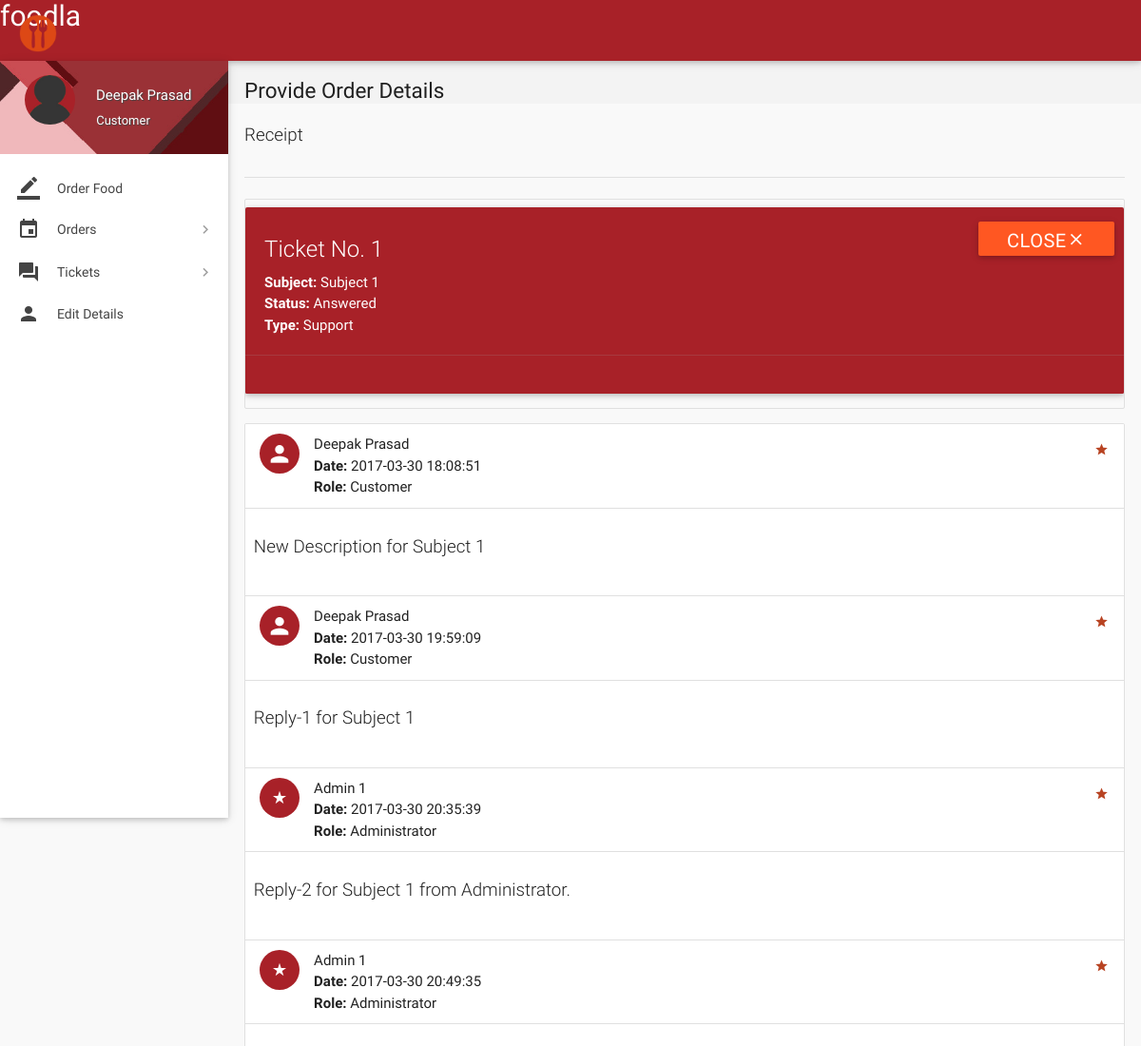
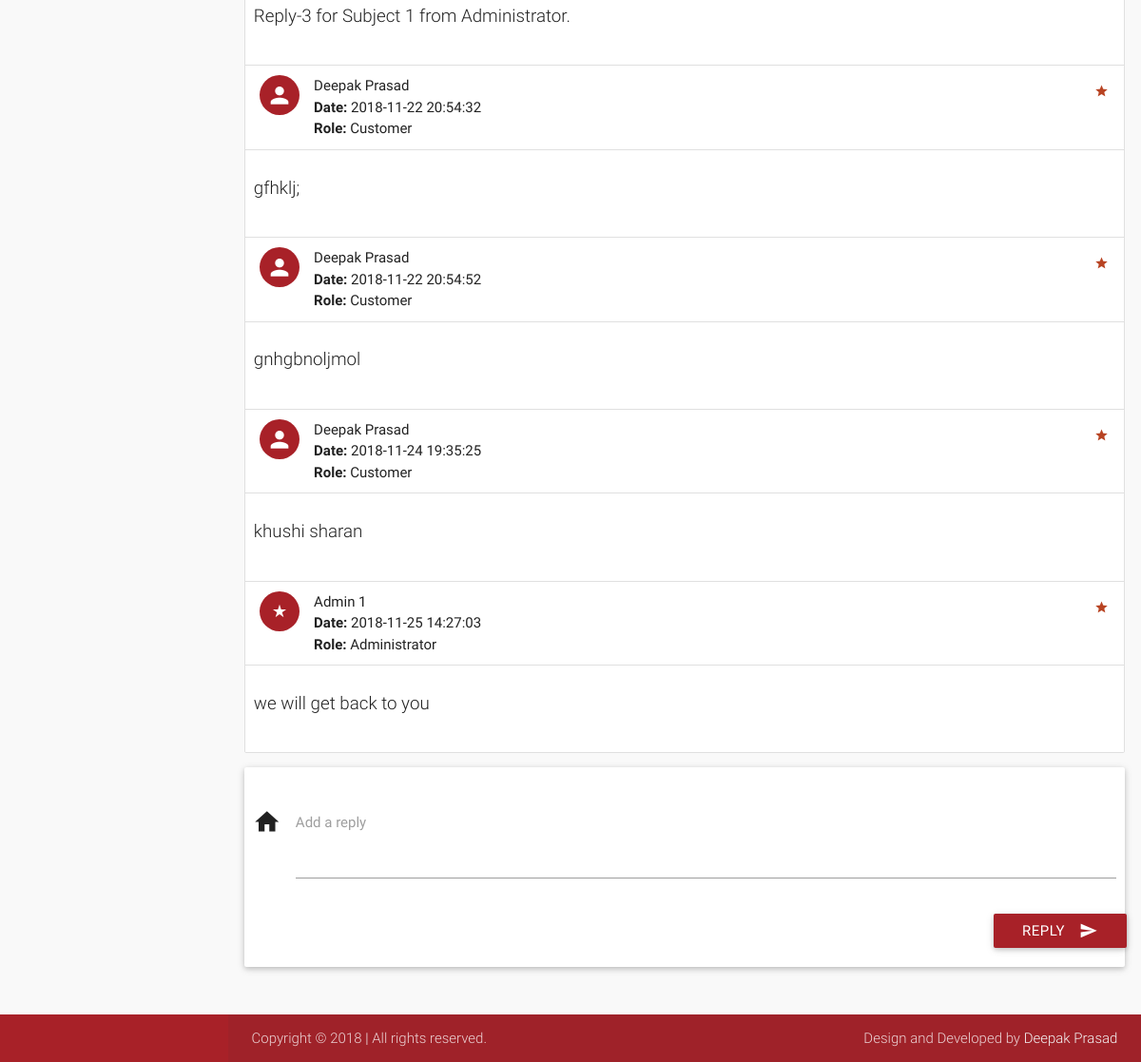
/view-ticket.php?id=1 (signed in), run on the app's committed database (2 pictures, top to bottom).
### tables this page shows
CREATE TABLE `tickets` (
  `id` int(11) NOT NULL,
  `poster_id` int(11) NOT NULL,
  `subject` varchar(100) NOT NULL,
  `description` varchar(3000) NOT NULL,
  `status` varchar(8) NOT NULL DEFAULT 'Open',
  `type` varchar(30) NOT NULL DEFAULT 'Others',
  `date` datetime NOT NULL DEFAULT CURRENT_TIMESTAMP,
  `deleted` tinyint(4) NOT NULL DEFAULT '0'
);

CREATE TABLE `ticket_details` (
  `id` int(11) NOT NULL,
  `ticket_id` int(11) NOT NULL,
  `user_id` int(11) NOT NULL,
  `description` varchar(1000) NOT NULL,
  `date` datetime NOT NULL DEFAULT CURRENT_TIMESTAMP
);

CREATE TABLE `users` (
  `id` int(11) NOT NULL,
  `role` varchar(15) NOT NULL DEFAULT 'Customer',
  `name` varchar(15) NOT NULL,
  `username` varchar(10) NOT NULL,
  `password` varchar(16) NOT NULL,
  `email` varchar(35) DEFAULT NULL,
  `address` varchar(300) DEFAULT NULL,
  `contact` bigint(11) NOT NULL,
  `verified` tinyint(1) NOT NULL DEFAULT '0',
  `deleted` tinyint(4) NOT NULL DEFAULT '0'
);

### includes/wallet.php (called while the page is built, shortened)
<?php
$user_id=$_SESSION['user_id'];
?>

### includes/connect.php (called while the page is built, shortened)
<?php
if(isset($_SESSION['name'])){
$name = $_SESSION['name'];
$role = $_SESSION['role'];}
?>

### view-ticket.php (the view, shortened to what this page needs)
<?php
include 'includes/connect.php';
include 'includes/wallet.php';
$continue=0;
if($_SESSION['customer_sid']==session_id())
{
		$ticket_id = $_GET['id'];
		$sql1 = "SELECT * FROM tickets where poster_id = $user_id AND id = $ticket_id AND not deleted;";
		if(mysqli_num_rows(mysqli_query($con,$sql1))>0){
			$row  = $con->query($sql1)->fetch_assoc();
			$type = $row['type'];
			$subject = $row['subject'];
			$status = $row['status'];
			$continue=1;
		}
		else
			$continue = 0;
}
if($continue){
?>
<!DOCTYPE html>
<html lang="en">
<head>
  <link href="css/materialize.min.css" type="text/css" rel="stylesheet" media="screen,projection">
  <link href="css/style.min.css" type="text/css" rel="stylesheet" media="screen,projection">
  <link href="css/custom/custom.min.css" type="text/css" rel="stylesheet" media="screen,projection">
  <link href="js/plugins/perfect-scrollbar/perfect-scrollbar.css" type="text/css" rel="stylesheet" media="screen,projection">
</head>
<body>
  <header id="header" class="page-topbar">
        <div class="navbar-fixed">
            <nav class="navbar-color">
                <div class="nav-wrapper">
                    <ul class="left">
											<li><h1 class="logo-wrapper"><a href="index.php" class="brand-logo darken-1"><img src="images/logo.png" style="height:40px;width:40px;"alt="logo"></a> <span>foodla</span></h1></li>
                    </ul>
                </div>
            </nav>
        </div>
  </header>
  <div id="main">
    <div class="wrapper">
      <aside id="left-sidebar-nav">
        <ul id="slide-out" class="side-nav fixed leftside-navigation">
            <li class="user-details cyan darken-2">
            <div class="row">
                <div class="col col s4 m4 l4">
                    <img src="images/avatar.jpg" alt="" class="circle responsive-img valign profile-image">
                </div>
                <div class="col col s8 m8 l8">
                    <a class="btn-flat dropdown-button waves-effect waves-light white-text profile-btn" href="#" data-activates="profile-dropdown"><?php echo $name;?> <i class="mdi-navigation-arrow-drop-down right"></i></a>
                    <p class="user-roal"><?php echo $role;?></p>
                </div>
            </div>
            </li>
            <li class="bold"><a href="index.php" class="waves-effect waves-cyan"><i class="mdi-editor-border-color"></i> Order Food</a>
            </li>
                <li class="no-padding">
                    <ul class="collapsible collapsible-accordion">
                        <li class="bold"><a class="collapsible-header waves-effect waves-cyan"><i class="mdi-editor-insert-invitation"></i> Orders</a>
                        </li>
                    </ul>
                </li>
                <li class="no-padding">
                    <ul class="collapsible collapsible-accordion">
                        <li class="bold"><a class="collapsible-header waves-effect waves-cyan"><i class="mdi-action-question-answer"></i> Tickets</a>
                        </li>
                    </ul>
                </li>
            <li class="bold"><a href="details.php" class="waves-effect waves-cyan"><i class="mdi-social-person"></i> Edit Details</a>
            </li>
        </ul>
        </aside>
      <section id="content">
        <div id="breadcrumbs-wrapper">
          <div class="container">
            <div class="row">
              <div class="col s12 m12 l12">
                <h5 class="breadcrumbs-title">Provide Order Details</h5>
              </div>
            </div>
          </div>
        </div>
        <div class="container">
          <p class="caption">Receipt</p>
          <div class="divider"></div>
<div class="section">
                                <?php
								echo '<ul id="task-card" class="collection with-header">
									<div id="card-alert" class="card cyan">
										<div class="card-content white-text">
										<span class="card-title white-text darken-1">Ticket No. '.$ticket_id.'</span>
										<p><strong>Subject: </strong>'.$subject.'</p>
										<p><strong>Status: </strong>'.$status.'</p>
										<p><strong>Type: </strong>'.$type.'</p>
										</div>
										<div class="card-action cyan">
										<form method="post" action="routers/ticket-status.php">
										<input type="hidden" name="ticket_id" value="'.$ticket_id.'">
										<input type="hidden" name="status" value="'.($status != 'Closed' ? 'Closed' : 'Open').'">
										<button class="waves-effect waves-light deep-orange btn white-text" type="submit" name="action">'
										.($status != 'Closed' ? 'Close<i class="mdi-navigation-close"></i>' : 'Reopen<i class="mdi-navigation-check"></i>').'
										</button>
										</form>
										</div>
									</div>
                                </ul>';
								echo '<ul id="issues-collection" class="collection">';
								$sql1 = mysqli_query($con, "SELECT * from ticket_details WHERE ticket_id = $ticket_id;");
								while($row1 = mysqli_fetch_array($sql1)){
									$sql2 = "SELECT * FROM users WHERE id = ".$row1['user_id'].";";
									if(mysqli_num_rows(mysqli_query($con,$sql2))>0){
										$row2  = $con->query($sql2)->fetch_assoc();
										$name = $row2['name'];
										$role1 = $row2['role'];
									}
								  echo '
								  <li class="collection-item avatar">
									  <i class="'.($role1=='Administrator' ? 'mdi-action-star-rate' : 'mdi-social-person').' cyan circle"></i>
									  <span class="collection-header"> '.$name.'</span>
									  <p><strong>Date:</strong> '.$row1['date'].'</p>
									  <p><strong>Role:</strong> '.$role1.'</p>
									  <a href="#" class="secondary-content">
									  <i class="mdi-action-grade"></i></a>
								  </li>
								  <li class="collection-item">
									  <div class="row">
									  <p class="caption">'.$row1['description'].'</p>
									  </div>
									  </li>';
								}
							  echo '</ul>';
							  if($status != 'Closed'){
							  echo '
							  <div class="card-panel">
                  <div class="row">
                    <form class="formValidate" id="formValidate" method="post" action="routers/ticket-message.php" novalidate="novalidate" class="col s12">
                      <div class="row">
					  <input type="hidden" name="role" value="'.$role.'">
					  <input type="hidden" name="ticket_id" value="'.$ticket_id.'">
                        <div class="input-field col s12">
                          <i class="mdi-action-home prefix"></i>
                          <textarea name="message" id="message" class="materialize-textarea validate" data-error=".errorTxt1"></textarea>
                          <label for="message" class="">Add a reply</label>
						  <div class="errorTxt1"></div>
                        </div>
                        <div class="row">
                          <div class="input-field col s12">
                            <button class="btn cyan waves-effect waves-light right" type="submit" name="action">Reply
                              <i class="mdi-content-send right"></i>
                            </button>
                          </div>
                        </div>
                      </div>
                    </form>
                  </div>
                </div>';
							  }
								?>
          </div>
              </div>
            </div>
        </div>
  <footer class="page-footer">
    <div class="footer-copyright">
      <div class="container">
        <span>Copyright © 2018 <a class="grey-text text-lighten-4" href="#" target="_blank"> | </a> All rights reserved.</span>
        <span class="right"> Design and Developed by <a class="grey-text text-lighten-4" href="#">Deepak Prasad</a></span>
        </div>
    </div>
  </footer>
</body>
</html>
<?php
	}
?>

### data on the page
tickets: subject "Subject 1", status "Answered", type "Support"
ticket_details: user.name "Deepak Prasad", date "2017-03-30 18:08:51", user.role "Customer", description "New Description for Subject 1"
ticket_details: user.name "Deepak Prasad", date "2017-03-30 19:59:09", user.role "Customer", description "Reply-1 for Subject 1"
ticket_details: user.name "Admin 1", date "2017-03-30 20:35:39", user.role "Administrator", description "Reply-2 for Subject 1 from Administrator."
ticket_details: user.name "Admin 1", date "2017-03-30 20:49:35", user.role "Administrator", description "Reply-3 for Subject 1 from Administrator."
ticket_details: user.name "Deepak Prasad", date "2018-11-22 20:54:32", user.role "Customer", description "gfhklj;"
ticket_details: user.name "Deepak Prasad", date "2018-11-22 20:54:52", user.role "Customer", description "gnhgbnoljmol"
ticket_details: user.name "Deepak Prasad", date "2018-11-24 19:35:25", user.role "Customer", description "khushi sharan"
ticket_details: user.name "Admin 1", date "2018-11-25 14:27:03", user.role "Administrator", description "we will get back to you"

### other printed values
$name "Deepak Prasad"
$role "Customer"
$ticket_id "1"
